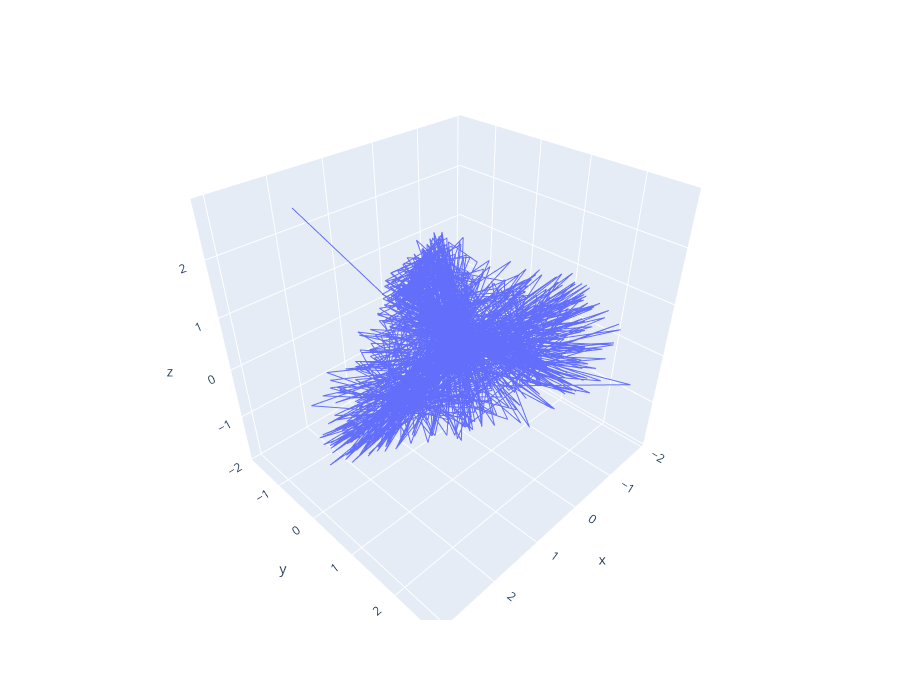

Here is the notebook cell this chart was saved with:
### Code cell
import plotly.express as px
fig = px.line_3d(x=xxx[:,0], y=xxx[:,1],z=xxx[:,2],height=700)

fig.show()

### Figure 1 — Plotly figure (JSON) as saved in the notebook; plotly's stock layout.template omitted (floating-point values rounded to 4 significant figures; data arrays with more than 128 entries replaced by an {"elided": "..."} marker saying what was removed)
{"data": [{"hovertemplate": "x=%{x}<br>y=%{y}<br>z=%{z}<extra></extra>", "legendgroup": "", "line": {"color": "#636efa", "dash": "solid"}, "marker": {"symbol": "circle"}, "mode": "lines", "name": "", "scene": "scene", "showlegend": false, "type": "scatter3d", "x": {"elided": "803 float values"}, "y": {"elided": "803 float values"}, "z": {"elided": "803 float values"}}], "layout": {"height": 700, "legend": {"tracegroupgap": 0}, "margin": {"t": 60}, "scene": {"domain": {"x": [0, 1], "y": [0, 1]}, "xaxis": {"title": {"text": "x"}}, "yaxis": {"title": {"text": "y"}}, "zaxis": {"title": {"text": "z"}}}}}
